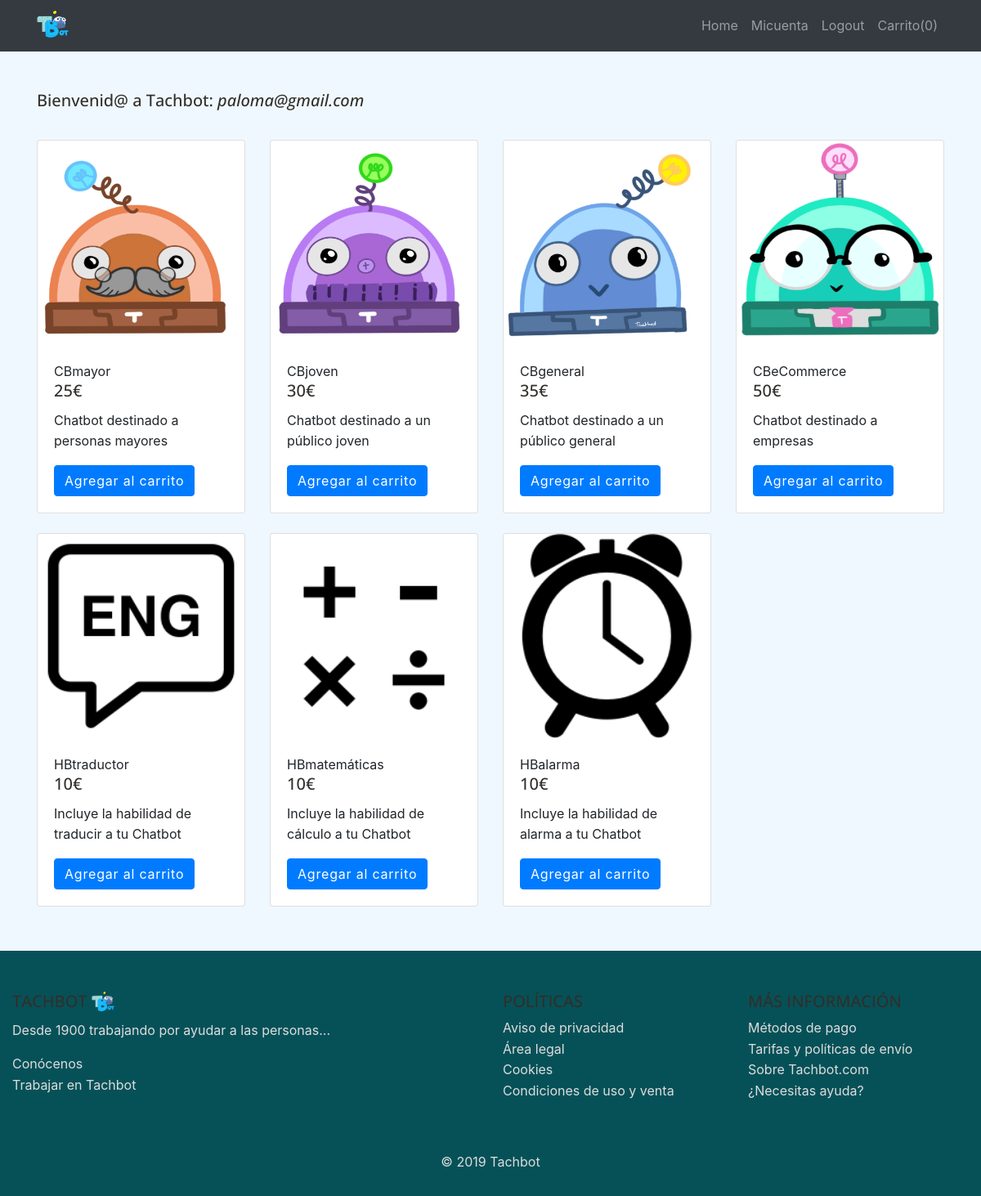
Page /indexLogin.php (signed in) on the committed database.
### tables this page shows
CREATE TABLE `servicio` (
  `nombre` varchar(15) NOT NULL,
  `id_servicio` int(9) NOT NULL,
  `precio` int(11) NOT NULL,
  `descripcion` text NOT NULL,
  `imagen` varchar(255) NOT NULL
);

### indexLogin.php (the view, shortened to what this page needs)
<?php
include 'global/conexion.php';
include 'templates/cabecera.php';
?>
<?php
    if (!isset($_SESSION['correo'])) {
        echo '<div align="center" class="card">';
        echo 'ERROR!! debe registrarse: <a href="vista/login.php"> Iniciar Sesión </a> </div>';
        echo '<br><br><br><br><br><br><br><br><br><br><br><br><br><br><br><br><br><br><br><br><br><br>';
    } else {
        echo '<h5 class="card-title">Bienvenid@ a Tachbot: <i>'.$_SESSION['correo'] .'</i></h5> ';
    ?>
        <br>
        <div class="row">
            <?php
            $sentencia=$pdo->prepare("SELECT * FROM `servicio`");
            $sentencia->execute();
            $listadeProductos=$sentencia->fetchAll(PDO::FETCH_ASSOC);
            ?>
            <?php
            foreach($listadeProductos as $producto){?>
            <div class="col-3">
                <div class="card">
                    <img class="card-img-top" src="img/<?php echo $producto['imagen']?>" alt="titulo"
                        data-toggle="popover" data-content="<?php echo $producto['descripcion'];?>"
                        data-trigger="hover" height="250px">
                    <div class="card-body">
                        <span><?php echo $producto['nombre'];?></span>
                        <h5 class="card-title"><?php echo $producto['precio'];?>€</h5>
                        <p class="card-text"><?php echo $producto['descripcion'];?></p>
                        <form action="" method="post" >
                            <button class="btn btn-primary" name="btnAccion" value="Agregar" type="submit">Agregar al
                                carrito</button>
                        </form>
                    </div>
                </div>
                <br>
            </div>
            <?php  } ?>
        </div>
    <?php } ?>
<?php include 'templates/pie.php';?>

### templates/cabecera.php (shortened to what this page needs)
<!DOCTYPE html>
<html lang="en">
<head>
    <link href="<?php echo url ;?>/css/style.css" rel="stylesheet">
    <link rel="stylesheet" href="https://stackpath.bootstrapcdn.com/bootstrap/4.3.1/css/bootstrap.min.css">
</head>
<body style="background-color:aliceblue">
    <nav class="navbar navbar-expand-lg navbar-dark bg-dark">
        <div class="container">
            <a class="navbar-brand" href="<?php echo url ;?>/indexLogin.php">
                 <img src="<?php echo url ;?>/img/Logo.png" alt="" width="5%" />
            </a>
            <div class="collapse navbar-collapse" id="navbarNavAltMarkup">
                <div class="navbar-nav ml-auto">
                    <a class="nav-item nav-link" href="<?php echo url ;?>/indexLogin.php">Home</a>
                    <a class="nav-item nav-link" href="<?php echo url ;?>/micuenta.php">Micuenta<span class="sr-only">(current)</span></a>
                    <a class="nav-item nav-link" href="<?php echo url ;?>/index.php">Logout<span class="sr-only">(current)</span></a>
                    <?php
                    if (($_SESSION['carrito'] == null)){
                        $num = 0;
                    }
                    else {
                        $num = count($_SESSION['carrito']);
                    }
                    ?>
                    <a class="nav-item nav-link" href="<?php echo url ;?>/mostrarCarrito.php">Carrito(<?php echo $num;?>)</a>
                </div>
            </div>
        </div>
    </nav>
    <br />
    <br />
    <div class="container"  >

### templates/pie.php (shortened to what this page needs)
</div>
<footer class="footer navbar-fixed-bottom ">
<div class="container-fluid text-center text-md-left">
<div class="row">
  <div class="col-md-6 mt-md-0 mt-3">
    <h5 class="text-uppercase">TACHBOT <img src="<?php echo url ;?>/img/Logo.png" alt="" width="5%" /></h5>
    <p>Desde 1900 trabajando por ayudar a las personas...</p>
    <ul class="list-unstyled">
      <li>
        <a href="#!">Conócenos</a>
      </li>
      <li>
        <a href="#!">Trabajar en Tachbot</a>
      </li>
    </ul>
  </div>
  <div class="col-md-3 mb-md-0 mb-3">
    <h5 class="text-uppercase">Políticas</h5>
    <ul class="list-unstyled">
      <li>
        <a href="<?php echo url ;?>/vista/privacidad.php">Aviso de privacidad</a>
      </li>
      <li>
        <a href="<?php echo url ;?>/vista/privacidad.php">Área legal</a>
      </li>
      <li>
        <a href="<?php echo url ;?>/vista/privacidad.php">Cookies</a>
      </li>
      <li>
        <a href="<?php echo url ;?>/vista/privacidad.php">Condiciones de uso y venta</a>
      </li>
    </ul>
  </div>
  <div class="col-md-3 mb-md-0 mb-3">
    <h5 class="text-uppercase">Más información</h5>
    <ul class="list-unstyled">
      <li>
        <a href="#!">Métodos de pago</a>
      </li>
      <li>
        <a href="#!">Tarifas y políticas de envío</a>
      </li>
      <li>
        <a href="#!">Sobre Tachbot.com</a>
      </li>
      <li>
        <a href="#!">¿Necesitas ayuda?</a>
      </li>
    </ul>
  </div>
</div>
</div>
    <div class="container">
        <div class="footer-copyright text-center py-3">© 2019 Tachbot</div>
    </div>
</footer>
</body>
</html>

### css/style.css (style rules this page uses)
div, article, section, header, footer, nav, li { position:relative; }
body { background:#fff; color: #444; font-size: 16px; font-weight:300; font-family:'Open Sans', Arial, sans-serif; }
.row { margin-bottom:30px; }
input, button, select, textarea { font-family:'Open Sans', Arial, sans-serif; }
p { line-height: 1.6em; margin: 0 0 10px 0; }
ul, ol { font-size: 1em; line-height: 1.5; margin: 0 0 1.5em 0; }
a { color: #454545; text-decoration: none; }
h1, h2, h3, h4, h5, h6 { font-weight: 400; color: #312f2b; line-height:1.1em; font-family:'Open Sans', Arial, sans-serif; }
h5 { font-size: 18px; margin-bottom:15px; }
footer { background: #065158; text-align: center; color: #ddd; padding:50px 0 50px; height: 300px; position: relative; left: 0; bottom: 0; width: 100%; }
footer a { color: #ddd; }
.btn { color: #fff; text-shadow: none; font-size: 16px; padding: 11px 19px; letter-spacing: 0.05em; border: 0; text-transform: none; border-radius: 3px; -moz-border-radius: 3px; -webkit-border-radius: 3px; box-shadow: none; -moz-box-shadow: none; -webkit-box-shadow: none; background-color: #545454; border-color: none; *background-color: #545454; background-image: none; filter: none; border: none; *border: 0; border-bottom-color: none; }
.btn-primary { color: #ffffff; text-shadow: none; background-color: #09828c; *background-color: #09828c; background-image: none; border-color: none; filter:none; }

### css/overwrite.css (style rules this page uses)
label, input, button, select, textarea { font-size: 13px; font-weight: normal; }
input, button, select, textarea { font-family:'Open Sans', Arial, sans-serif; font-size: 13px; }
ul, ol { padding: 0; margin: 0 0 10px 25px; }
li { line-height: 1.6em; }

### rows in the picture
servicio: imagen (picture), nombre "CBmayor", precio "25", descripcion "Chatbot destinado a personas mayores"
servicio: imagen (picture), nombre "CBjoven", precio "30", descripcion "Chatbot destinado a un público joven"
servicio: imagen (picture), nombre "CBgeneral", precio "35", descripcion "Chatbot destinado a un público general"
servicio: imagen (picture), nombre "CBeCommerce", precio "50", descripcion "Chatbot destinado a empresas"
servicio: imagen (picture), nombre "HBtraductor", precio "10", descripcion "Incluye la habilidad de traducir a tu Chatbot"
servicio: imagen (picture), nombre "HBmatemáticas", precio "10", descripcion "Incluye la habilidad de cálculo a tu Chatbot"
servicio: imagen (picture), nombre "HBalarma", precio "10", descripcion "Incluye la habilidad de alarma a tu Chatbot"

### other values in the picture
$num "0"
$_SESSION['correo'] "paloma@gmail.com"
